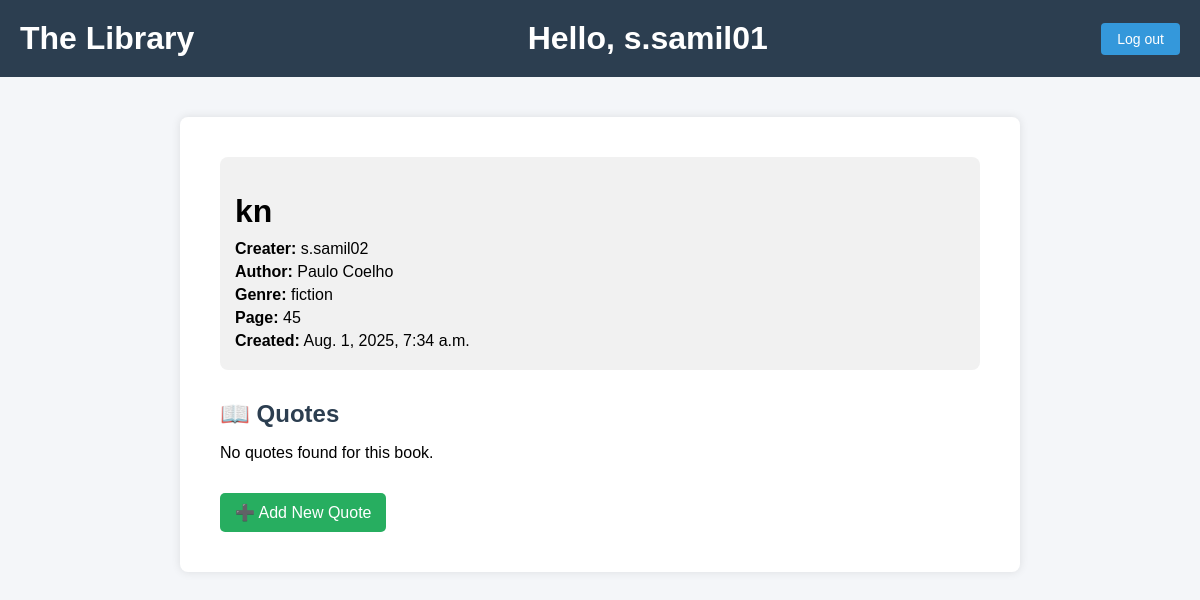
Screenshot of /book_details/8456/ (signed in) with the database file from the repository.
### journal/models.py (models this page shows, shortened)
class Book(models.Model):
    user = models.ForeignKey(User, on_delete=models.CASCADE, null=True, blank=False)
    title = models.CharField(max_length=50, null=False, blank=False)
    author = models.ForeignKey(Author, on_delete=models.CASCADE)
    genre = models.ForeignKey(Genre, on_delete=models.CASCADE)
    page = models.IntegerField(null=True, blank=True,
                               validators=[MinValueValidator(0), MaxValueValidator(2000)])
    created_date = models.DateTimeField(auto_now_add=True)
    unique_id = models.IntegerField(default=generate_unique_id(1000, 9999),
                                    unique=True, blank=True,
                                    null=True, editable=False)

class Author(models.Model):
    name = models.CharField(max_length=50, null=False, blank=False)
    birthday = models.DateField()

class Genre(models.Model):
    genre = models.CharField(max_length=50, null=False, blank=False)
    def __str__(self):
        return self.genre

### journal/views.py (the view)
# urls.py: path('book_details/<int:unique_id>/', views.book_details, name='book-details'),
@login_required(login_url='book')
def book_details(request, unique_id):
    book = get_object_or_404(Book, unique_id=unique_id)
    quotes = Quote.objects.filter(book=book)
    context = {
        'book': book,
        'quotes': quotes,
        'unique_id': unique_id
    }
    return render(request, 'journal/book_details.html', context)

### journal/templates/journal/book_details.html (shortened to what this page needs)
{% extends 'journal/main.html' %}
{% block content %}
<div class="container">
    <div class="book-info">
        <h1>{{ book.title }}</h1>
        <p><strong>Creater:</strong> {{ book.user }}</p>
        <p><strong>Author:</strong> {{ book.author.name }}</p>
        <p><strong>Genre:</strong> {{ book.genre }}</p>
        <p><strong>Page:</strong> {{ book.page }}</p>
        <p><strong>Created:</strong> {{ book.created_date }}</p>
    </div>
    <div class="quotes-section">
        <h2>📖 Quotes</h2>
        {% for quote in quotes %}
            <div class="quote-item">
                <p><strong>Quote Creater:</strong> {{ quote.user }}</p>
                <p><strong>Quote Name:</strong> {{ quote.name }}</p>
                <p><strong>Page Number:</strong> {{ quote.page_number }}</p>
                <p><strong>Content:</strong><br>{{ quote.content }}</p>
                {% if request.user == book.user %}
                <p><a class="details-link" href="{% url 'updateQuote' unique_id=quote.unique_id %}">🖋️ Update Quote</a></p>
                <a href="{% url 'deleteQuote' quote.unique_id %}" onclick="return confirm('Are you sure you want to delete this quote?')" class="details-link"">🗑️ Delete</a>
                {% endif %}
            </div>
                {% empty %}
            <p>No quotes found for this book.</p>
        {% endfor %}
        <a class="add-quote-link" href="{% url 'createQuote' unique_id %}">➕ Add New Quote</a>
    </div>
</div>
{% endblock content %}

### journal/templates/journal/main.html (shortened to what this page needs)
<!DOCTYPE html>
<html lang="en">
<head>
</head>
<body>
    <header>
        <a href="{% url 'book' %}"><h1>The Library</h1></a>
        {% if not request.user.is_authenticated %}
            <div class="auth-buttons">
                <a href="{% url 'login' %}" class="login-signin-btn">Log in</a>
                <a href="{% url 'signup' %}" class="login-signin-btn">Sign up</a>
            </div>
        {% else %}
            <h1>Hello, {{request.user}}</h1>
            <a href="{% url 'logout' %}" class="login-signin-btn">Log out</a>
        {% endif %}
    </header>
    <main>
        {% block content %}
        {% endblock content %}
    </main>
</body>
</html>

### journal/templates/journal/main.html (style rules this page uses)
body { font-family: Arial, sans-serif; background-color: #f4f6f9; margin: 0; padding: 0; }
header { background-color: #2c3e50; color: white; padding: 20px; display: flex; justify-content: space-between; align-items: center; }
header h1 { margin: 0; }
header a { color: white; text-decoration: none; }
.login-signin-btn { background-color: #3498db; color: white; padding: 8px 16px; border: none; border-radius: 4px; text-decoration: none; font-size: 14px; transition: background-color 0.3s ease; }
main { max-width: 800px; margin: 40px auto; padding: 20px; background-color: white; border-radius: 8px; box-shadow: 0 0 10px rgba(0, 0, 0, 0.1); }

### journal/templates/journal/book_details.html (style rules this page uses)
.container { padding: 20px; max-width: 800px; margin: 0 auto; }
.book-info { background-color: #f1f1f1; padding: 15px; border-radius: 8px; margin-bottom: 30px; }
.book-info h1 { margin-bottom: 10px; }
.book-info p { margin: 5px 0; font-size: 16px; }
.quotes-section h2 { margin-bottom: 10px; color: #2c3e50; }
.add-quote-link { display: inline-block; background-color: #27ae60; color: white; padding: 10px 15px; border-radius: 5px; text-decoration: none; margin-top: 15px; }

### rows the page displays
Book: title "kn", user "s.samil02", author.name "Paulo Coelho", genre "fiction", page "45", created_date "Aug. 1, 2025, 7:34 a.m."

### other values shown
{{ request.user }} "s.samil01"
